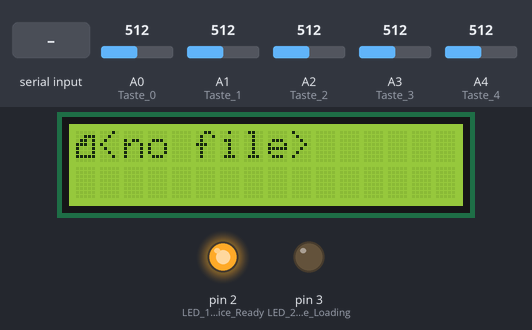
A sketch run on a simulated Arduino Leonardo, built for the host (arithmetic inside an expression is 32-bit, double 64-bit). Shown: 16×2 character LCD, output pins drawn as LEDs (lit = HIGH). Dashed ring = blinking. The test bench sets the inputs (shaded band); at power-on: A4 (Taste_4) = 512, A3 (Taste_3) = 512, A2 (Taste_2) = 512, A0 (Taste_0) = 512, A1 (Taste_1) = 512. Storage starts empty; what the sketch prints to the serial monitor is not drawn.

Above: at 2.4 s.
2.5 s: A4 (Taste_4) set to 159
4.0 s: A4 (Taste_4) set to 134
At 4.25 s:
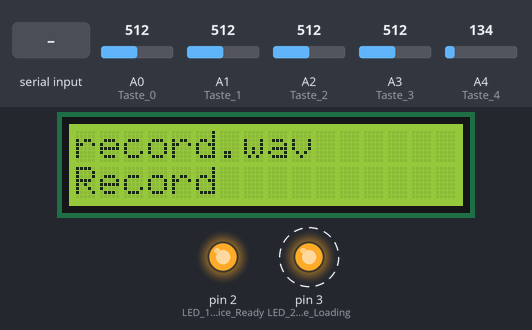
6.1 s: A3 (Taste_3) set to 140
At 6.68 s:
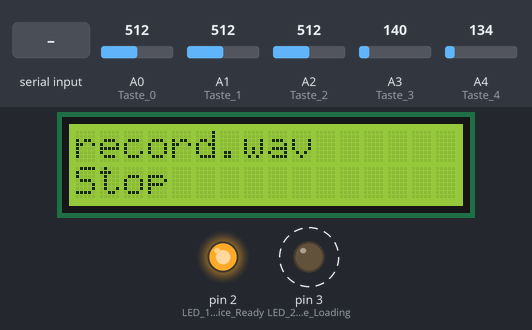
7.6 s: ".wav\n" received over Serial
10.6 s: A2 (Taste_2) set to 165
13.6 s: A2 (Taste_2) set to 136
At 14.43 s:
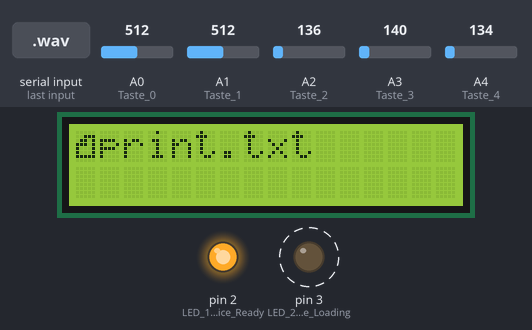
Timing chart, 0 to 17.6 s (numbered marks = the images above; inputs shaded):
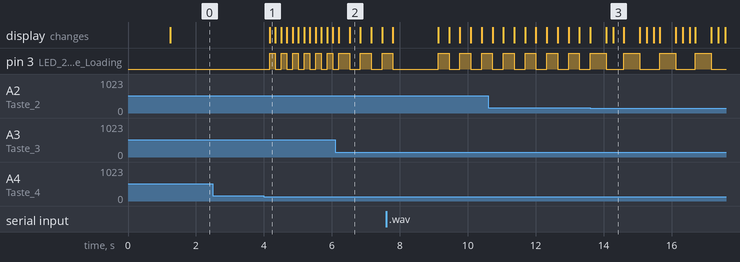

Measured:
- the behaviour switches between 150 and 149 on A4 (Taste_4) (found by bisection; images 0 and 1)
- the behaviour switches between 150 and 149 on A2 (Taste_2) (found by bisection; images 2 and 3)
- after the input at 2.5 s, every drawn part: stays the same
- after the input at 4.0 s, pin 3 (LED_2_Device_Loading): alternates HIGH for 0.17 s and LOW for 0.17 s, starting after 0.17 s; the display: changes after 0.17 s (image 1)
- after the input at 6.1 s, pin 3 (LED_2_Device_Loading): alternates HIGH for 0.32 s and LOW for 0.32 s, starting after 0.42 s
- after the input at 13.6 s, pin 3 (LED_2_Device_Loading): alternates HIGH for 0.47 s and LOW for 0.58 s, starting after 0.47 s

The sketch:

RoboSD.ino
```cpp
#include <Arduino.h>
#include <SdFat.h>      // Sketch > Include library > Manage libraries > search: SdFat, by Bill Greiman
#include <LiquidCrystal_I2C.h>
#include "pcmConfig.h"
#include "TMRpcm.h"

#define SD0_MO          50     // SD MOSI
#define SD0_MI          51     // SD MISO
#define SD0_CK          52     // SD SCK

#define DIR_DEPTH       8
#define SFN_DEPTH       13
#define LFN_DEPTH       100

#define SCROLL_SPEED  250    // Text scroll delay
#define SCROLL_WAIT   3000   // Delay before scrolling starts

TMRpcm tmrpcm;   // create an object for use in this sketch
LiquidCrystal_I2C lcd(0x27, 16, 2);

char        entry_type;
SdFat       sd;
SdFile      entry;
SdFile      dir[DIR_DEPTH];
char        sfn[SFN_DEPTH];
char        lfn[LFN_DEPTH + 1];
bool        sd_ready = false;
int16_t     entry_index = 0;
int8_t      dir_depth = -1;
int16_t     dir_index[DIR_DEPTH] = {};
bool        canceled = false;
bool        level = LOW;
bool        loading = false;
bool        record = false;
char        cdir[13];
char        ldir[13];

byte          scroll_pos = 0;
unsigned long scroll_time = millis() + SCROLL_WAIT;

byte ifolder[8] = {
  0b00000,
  0b11000,
  0b11111,
  0b11111,
  0b11111,
  0b11111,
  0b00000,
  0b00000
};
byte ifile[8] = {
  0b00000,
  0b00111,
  0b01101,
  0b11101,
  0b10001,
  0b10001,
  0b11111,
  0b00000
};

/// This function displays a text on the first line with a horizontal scrolling if necessary.
void scrollText(char* text){

    if (scroll_pos < 0){ scroll_pos = 0; }
    char outtext[17];

    if (entry.isDir()){
          outtext[0] = 1;
          lcd.write(1);
    }
    else {
      outtext[0] = 2;
      lcd.write(2);
    }

    for (byte i = 1; i < 16; ++i){
        int8_t p = i + scroll_pos - 1;
        if (p < strlen(text)){
            outtext[i] = text[p];
        }
        else{
            outtext[i] = '\0';
        }
    }
    outtext[16] = '\0';

    lcd.setCursor(0, 0);
    lcd.print(F("                    "));
    lcd.setCursor(0, 0);
    lcd.print(outtext);
    lcd.setCursor(0, 1);
    lcd.print(F("                    "));

}

unsigned int readButton(unsigned int pin) {     // Taste einlesen
  if(analogRead(pin) < 150) { // Analog Eingang abfragen
    delay(150);
    if(analogRead(pin) < 150){
      //Serial.println(analogRead(pin));
      //Serial.println(pin);
      return 1;               // war gedrückt
    }
  }
  return 0;                   // war nicht gedrückt
}

bool checkForWAV(char *filename){
  auto ext = strlwr(filename + (strlen(filename) - 4));
  return
    !!strstr(ext, ".wav");
}

bool checkForTAP(char *filename){
    auto ext = strlwr(filename + (strlen(filename) - 4));
    return
        !!strstr(ext, ".tap");
}

void setupDisplay(){
    lcd.init();
    lcd.backlight();

    lcd.createChar(2, ifile);
    lcd.createChar(1, ifolder);

    lcd.clear();
    lcd.print(F("ROBOTON SD"));
    delay(600);
}

inline void displayEntryNameMessage(bool exists){
    scroll_time = millis() + SCROLL_WAIT;
    scroll_pos = 0;
    scrollText(lfn);
}

inline void displayScrollingMessage(){
    if ((millis() >= scroll_time) && (strlen(lfn) > 15)){
        scroll_time = millis() + SCROLL_SPEED;
        scrollText(lfn);
        ++scroll_pos;
        if (scroll_pos > strlen(lfn)){
            scroll_pos = 0;
            scroll_time = millis() + SCROLL_WAIT;
            scrollText(lfn);
        }
    }
}

inline void displayPlay(){
    lcd.clear();
    scroll_pos = 0;
    scrollText(lfn);
    lcd.setCursor(0, 1);
    lcd.print(F("Play"));
}

inline void displayStop(){
    lcd.clear();
    scroll_pos = 0;
    scrollText(lfn);
    lcd.setCursor(0, 1);
    lcd.print(F("Stop"));
}

void fetchEntry(int16_t new_index){
    bool    found = true;
    int16_t index;

    entry.close();

    if (new_index < 0){
        new_index = 0;
    }

    do{
        dir[dir_depth].rewind();
        index = 0;
        while (index <= new_index){
            found = entry.openNext(&dir[dir_depth], O_READ);
            if (found){
                if (!entry.isHidden() && !entry.isSystem()){
                    if (index == new_index){
                        break;
                    }
                    ++index;
                }
                entry.close();
            }
            else{
                break;
            }
        }

        if (!found){
            new_index = entry_index;
        }
    }
    while (!found && index > 0);

    if (found){
        entry.getSFN(sfn);
        entry.getName(lfn, LFN_DEPTH);

        if (entry.isDir()){
          entry_type = 0;
        }
        else if(checkForWAV(lfn)){
          entry_type = 1;
        } else if(checkForTAP(lfn)){
          entry_type = 2;
        }
        displayEntryNameMessage(true);
        entry_index = new_index;
    }
    else{
        memset(sfn, 0, SFN_DEPTH);
        memset(lfn, 0, LFN_DEPTH + 1);
        strcpy(lfn, "<no file>");
        displayEntryNameMessage(false);
    }
}

/// This function enters a directory.
void enterDir(){
    if (dir_depth < DIR_DEPTH - 2){
        if (dir_depth < 0){
            if (dir[0].openRoot(&sd)){
                ++dir_depth;
                sd.chdir( &sd );
            }
        }
        else if (entry.isOpen()){
            ++dir_depth;
            dir[dir_depth] = entry;
            dir_index[dir_depth] = entry_index;
        }
        fetchEntry(0);
    }
}

/// This function leaves a subdirectory.
void leaveDir(){
    // leave only subdirectory
    if (dir_depth > 0){
        dir[dir_depth].close();
        entry_index = dir_index[dir_depth];
        --dir_depth;
        fetchEntry(entry_index);
        sd.chdir( dir_index[dir_depth] );
        sd.vwd()->rewind();

    } else {
      sd.chdir( &sd );
      sd.vwd()->rewind();
    }
}

/// This function handles the case where LEFT button is pressed.
void leftPressed(){
        leaveDir();
}

/// This function handles the case where UP button is pressed.
void upPressed(){
        fetchEntry(entry_index + 1);
}

/// This function handles the case where DOWN button is pressed.
void downPressed(){
        fetchEntry(entry_index - 1);
}
/// This function plays a WAV file.
void playWAV(){
  if(tmrpcm.isPlaying()){
    displayStop();
    tmrpcm.stopPlayback();
    delay(800);
  }else {
    displayPlay();
    tmrpcm.play(lfn);
    delay(10);
  }
}

void playTAP(){
  digitalWrite(3, HIGH);

  digitalWrite(3, LOW);
}

/// This function handles the case where SELECT button is pressed.
void selectPressed(){
    switch (entry_type){
      case 0:
          sd.chdir( lfn );
          enterDir();
          break;
      case 1:
        playWAV();
        break;
      case 2:
        playTAP();
        break;
      default:
        break;
    }
}

void recording(){
  loading=false;
  tmrpcm.stopPlayback();

  if(record==false){
     record=true;
     tmrpcm.startRecording("record.wav",16000,A5);
     lcd.clear();
     lcd.setCursor(0,0);
     lcd.print(F("record.wav"));
     lcd.setCursor(0,1);
     lcd.print(F("Record"));
     digitalWrite(3, HIGH);//loading LED ON
  } else {
    record=false;
    tmrpcm.stopRecording("record.wav");
    tmrpcm.disable();
    lcd.clear();
    lcd.setCursor(0,0);
    lcd.print(F("record.wav"));
    lcd.setCursor(0,1);
    lcd.print(F("Stop"));
    digitalWrite(3, LOW);//loading LED OFF
  }
}


void writeToSD(String line) {
   File dataFile = sd.open("print.txt", FILE_WRITE);
   if (dataFile) {
     dataFile.println(line); // Auf die SD-Karte schreiben
     dataFile.close();
     Serial.println(line); // Zusätzlich auf serielle Schnittstelle schreiben zum Debuggen
   }
   else {
     Serial.println("Error opening datafile");
   }
}


void setup(){
    Serial.begin(9600);

    setupDisplay();
    delay(500);
    pinMode(2, OUTPUT);         // LED 1 Device Ready
    pinMode(3, OUTPUT);         // LED 2 Device Loading

    pinMode(A0,INPUT);          // Taste 0 (up)
    digitalWrite(A0,HIGH);      // interner pullup Widerstand
    pinMode(A1,INPUT);          // Taste 1 (down)
    digitalWrite(A1,HIGH);      // interner pullup Widerstand
    pinMode(A2,INPUT);          // Taste 2 (select)
    digitalWrite(A2,HIGH);      // interner pullup Widerstand
    pinMode(A3,INPUT);          // Taste 3 (dir back)
    digitalWrite(A3,HIGH);      // interner pullup Widerstand
    pinMode(A4,INPUT);          // Taste 4 (record)
    digitalWrite(A4,HIGH);      // interner pullup Widerstand
    pinMode(A5, INPUT);         // Microphone
    digitalWrite(A5,HIGH);

    tmrpcm.setVolume(2);
    tmrpcm.speakerPin = 11;

    pinMode(CSPin, OUTPUT);
    sd_ready = sd.begin(CSPin, SPI_FULL_SPEED);

    if (!sd_ready){
        sd.initErrorHalt();
        lcd.clear();
        lcd.print(F("No SD card"));
    } else {
      digitalWrite(2, HIGH);
      enterDir();
    }
}

void loop(){
    while (!Serial.available()){

      if(tmrpcm.isPlaying()&&!record) {
          digitalWrite(3, HIGH);//loading LED ON
          loading=true;
      }else{
          if(loading){
            lcd.setCursor(0,1);
            lcd.print(F("               "));
            digitalWrite(3, LOW);
            loading=false;//loading LED OFF
          }
        }

        if(readButton(0)) {
          if(!tmrpcm.isPlaying()&&!record) {
            fetchEntry(entry_index - 1);
          }
        }

        if(readButton(1)) {
          if(!tmrpcm.isPlaying()&&!record) {
            fetchEntry(entry_index + 1);
          }
        }

        if(readButton(2)) {
            if(!record) {
              selectPressed();
            }
        }

        if(readButton(3)) {
          if(!tmrpcm.isPlaying()&&!record) {
            leaveDir();
          }
        }

        if(readButton(4)) {
          if(!tmrpcm.isPlaying()) {
            recording();
          }
        }

        displayScrollingMessage();
    }

    if (Serial.available()) {
      String s = Serial.readString();
      String line = s + String("\n");
      writeToSD(line);
    }


}
```

pcmConfig.h
```cpp
/*
This library was intended to be a simple and user friendly wav audio player using standard
Arduino libraries, playing bare-bones standard format WAV files.

Many of the extra features have been added due to user request, and are enabled
optionally only to preserve the out of the box simplicity and performance initially
intended.

Code/Updates: https://github.com/TMRh20/TMRpcm
Wiki: https://github.com/TMRh20/TMRpcm/wiki
Blog: https://tmrh20.blogspot.com/

*/


#ifndef pcmConfig_h   // if x.h hasn't been included yet...
#define pcmConfig_h   //   #define this so the compiler knows it has been included

#include <Arduino.h>

#define  CSPin  53

/****************** GENERAL USER DEFINES *********************************
 See https://github.com/TMRh20/TMRpcm/wiki for info on usage

   Override the default size of the buffers (MAX 254). There are 2 buffers, so memory usage will be double this number
   Defaults to 64bytes for Uno etc. 254 for Mega etc. note: In multi mode there are 4 buffers*/
#define buffSize 254  //must be an even number

  /* Uncomment to run the SD card at full speed (half speed is default for standard SD lib)*/
#define SD_FULLSPEED

//#define debug
/****************** ADVANCED USER DEFINES ********************************
   See https://github.com/TMRh20/TMRpcm/wiki for info on usage

   /* Use the SDFAT library from http://code.google.com/p/sdfatlib/            */
#define SDFAT

   /* MULTI Track mode currently allows playback of 2 tracks at once          */
//#define ENABLE_MULTI  //Using separate pins on a single 16-bit timer

   /* The library uses two different ramping methods to prevent popping sounds
      when PWM is enabled or disabled. This option is autodetected unless defined here*/
//#define rampMega

   /* Initial implementation for recording of WAV files to SD card via a microphone or input connected to an analog pin
   SdFat library is recommended
   Requires a class 4 card minimum, buffSize may need to be increased to 254 if audio is skipping etc.
   Depending on the card, can take a few seconds for recording to start
   																									*/
#define ENABLE_RECORDING
	// Amount of space to pre-allocate for recording
//#define BLOCK_COUNT 2000UL  // 10000 = 500MB   2000 = 100MB
#define BLOCK_COUNT 10000

#endif
```
